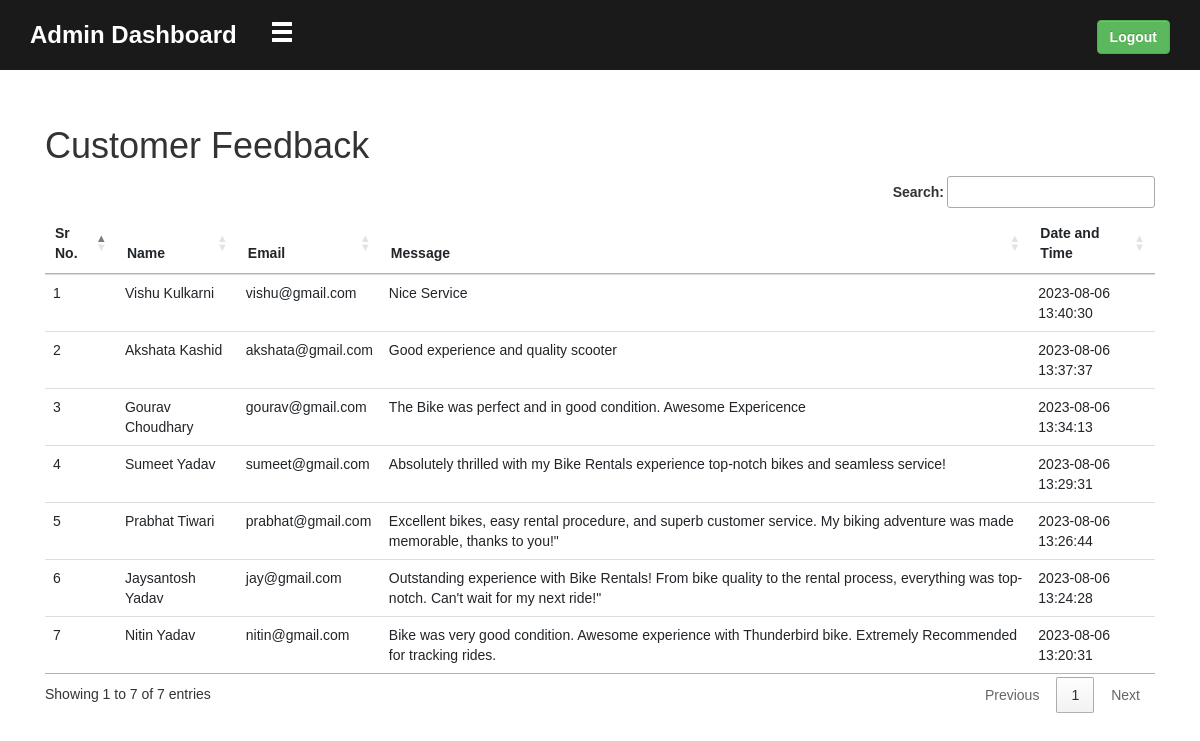
The app's page /customer_feedback.php (signed in) with its own data.
### tables this page shows
CREATE TABLE `contact_messages` (
  `id` int(11) NOT NULL,
  `name` varchar(255) NOT NULL,
  `email` varchar(255) NOT NULL,
  `message` text NOT NULL,
  `submission_time` timestamp NOT NULL DEFAULT current_timestamp()
);

### customer_feedback.php (the view, shortened to what this page needs)
<?php
$servername = "localhost";
$username = "root";
$dbpassword = "";
$dbname = "bike";
$conn = new PDO("mysql:host=$servername;dbname=$dbname", $username, $dbpassword);
$stmt = $conn->prepare("SELECT * FROM contact_messages ORDER BY id DESC");
$stmt->execute();
$messages = $stmt->fetchAll(PDO::FETCH_ASSOC);
?>
<!DOCTYPE html>
<html lang="en">
<head>
  <link rel="stylesheet" href="https://stackpath.bootstrapcdn.com/bootstrap/4.3.1/css/bootstrap.min.css">
  <link rel="stylesheet" href="https://cdn.datatables.net/1.11.5/css/jquery.dataTables.min.css">
  <link rel="stylesheet" href="https://stackpath.bootstrapcdn.com/bootstrap/4.3.1/css/bootstrap.min.css">
  <link rel="stylesheet" href="https://cdnjs.cloudflare.com/ajax/libs/lightbox2/2.11.3/css/lightbox.min.css">
    <link rel="stylesheet" href="https://cdn.datatables.net/buttons/2.4.1/css/buttons.dataTables.min.css">
</head>
<body>
  <?php include 'newAdmin.php'; ?>
  <div class="container mt-5">
    <table class="table" id="messagesTable">
            <h1>Customer Feedback </h1>
      <thead>
        <tr>
          <th>Sr No.</th>
          <th>Name</th>
          <th>Email</th>
          <th>Message</th>
          <th>Date and Time</th>
        </tr>
      </thead>
      <tbody>
        <?php foreach ($messages as $index => $message): ?>
          <tr>
            <td><?php echo $index + 1; ?></td>
            <td><?php echo $message['name']; ?></td>
            <td><?php echo $message['email']; ?></td>
            <td><?php echo $message['message']; ?></td>
            <td><?php echo $message['submission_time']; ?></td>
          </tr>
        <?php endforeach; ?>
      </tbody>
    </table>
  </div>
</body>
</html>

### admin.css (style rules this page uses)
* { margin: 0px; padding: 0px; }

### newAdmin.php (style rules this page uses)
* { margin: 0; padding: 0; box-sizing: border-box; }
body { font-family: Arial, sans-serif; }

### records on screen
contact_messages: name "Vishu Kulkarni", email "vishu@gmail.com", message "Nice Service", submission_time "2023-08-06 13:40:30"
contact_messages: name "Akshata Kashid", email "akshata@gmail.com", message "Good experience and quality scooter", submission_time "2023-08-06 13:37:37"
contact_messages: name "Gourav Choudhary", email "gourav@gmail.com", message "The Bike was perfect and in good condition. Awesome Expericence", submission_time "2023-08-06 13:34:13"
contact_messages: name "Sumeet Yadav", email "sumeet@gmail.com", message "Absolutely thrilled with my Bike Rentals experience top-notch bikes and seamless service!", submission_time "2023-08-06 13:29:31"
contact_messages: name "Prabhat Tiwari", email "prabhat@gmail.com", message "Excellent bikes, easy rental procedure, and superb customer service. My biking adventure was made memorable, thanks to you!\"", submission_time "2023-08-06 13:26:44"
contact_messages: name "Jaysantosh Yadav", email "jay@gmail.com", message "Outstanding experience with Bike Rentals! From bike quality to the rental process, everything was top-notch. Can't wait for my next ride!\"", submission_time "2023-08-06 13:24:28"
contact_messages: name "Nitin Yadav", email "nitin@gmail.com", message "Bike was very good condition. Awesome experience with Thunderbird bike. Extremely Recommended for tracking rides.", submission_time "2023-08-06 13:20:31"
